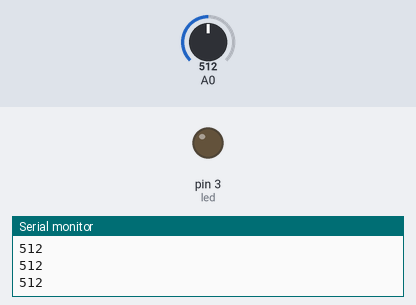
The sketch below on a simulated Arduino Uno, built with avr-gcc and run on an emulated ATmega328P. Shown: output pins drawn as LEDs (lit = HIGH), the last lines printed to the serial monitor. The inputs (shaded band) are chosen by the test bench; at power-on: A0 = 512.

Above: at 1.2 s.
1.3 s: A0 set to 418
2.8 s: A0 set to 392
At 4.1 s:
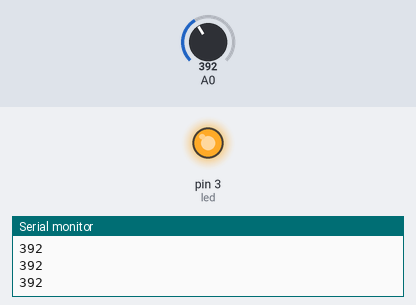
4.4 s: A0 set to 485
5.9 s: A0 set to 509
At 6.9 s:
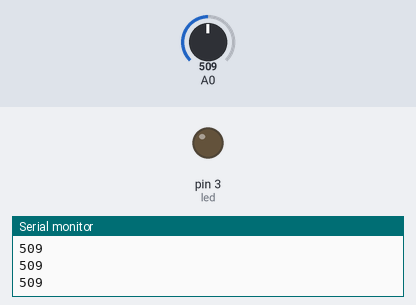
7.5 s: A0 set to 390
At 8.3 s:
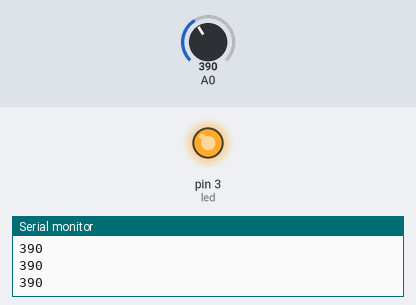
Timing chart, 0 to 10.1 s (numbered marks = the images above; inputs shaded):
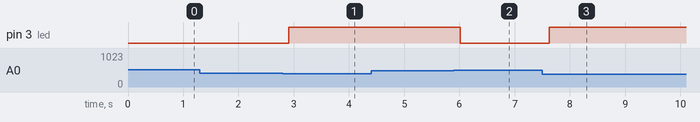

Measured:
- the behaviour switches between 400 and 399 on A0 (found by bisection; images 0 and 1)
- the behaviour switches between 500 and 501 on A0 (found by bisection; images 1 and 2)
- after the input at 2.8 s, pin 3 (led): LOW → HIGH after 0.11 s
- after the input at 5.9 s, pin 3 (led): HIGH → LOW after 0.12 s
- after the input at 7.5 s, pin 3 (led): LOW → HIGH after 0.12 s

The sketch:

firstAutomaticLightProject.ino
```cpp
#define led 3 // 3 numaralı pini led olarak isimlendiriyoruz.

void setup() {
  pinMode(led,OUTPUT);
  Serial.begin(9600);
}

void loop() {
  // put your main code here, to run repeatedly:
int light = analogRead(A0);
Serial.println(light);
delay(100);
if(light>500){
  digitalWrite(led,LOW);
}
if(light<400){
  digitalWrite(led,HIGH);
}
}
```
